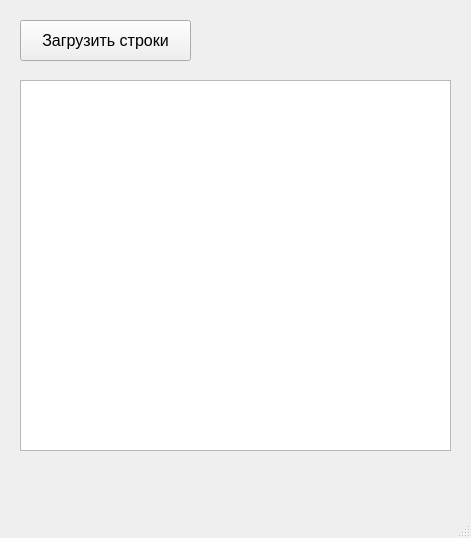
<?xml version="1.0" encoding="UTF-8"?>
<ui version="4.0">
 <class>MainWindow</class>
 <widget class="QMainWindow" name="MainWindow">
  <property name="geometry">
   <rect>
    <x>0</x>
    <y>0</y>
    <width>471</width>
    <height>538</height>
   </rect>
  </property>
  <property name="font">
   <font>
    <pointsize>12</pointsize>
   </font>
  </property>
  <property name="windowTitle">
   <string>MainWindow</string>
  </property>
  <widget class="QWidget" name="centralwidget">
   <widget class="QPushButton" name="pushButton">
    <property name="geometry">
     <rect>
      <x>20</x>
      <y>20</y>
      <width>171</width>
      <height>41</height>
     </rect>
    </property>
    <property name="text">
     <string>Загрузить строки</string>
    </property>
   </widget>
   <widget class="QTextEdit" name="textEdit">
    <property name="geometry">
     <rect>
      <x>20</x>
      <y>80</y>
      <width>431</width>
      <height>371</height>
     </rect>
    </property>
   </widget>
  </widget>
  <widget class="QMenuBar" name="menubar">
   <property name="geometry">
    <rect>
     <x>0</x>
     <y>0</y>
     <width>471</width>
     <height>34</height>
    </rect>
   </property>
  </widget>
  <widget class="QStatusBar" name="statusbar"/>
 </widget>
 <resources/>
 <connections/>
</ui>
